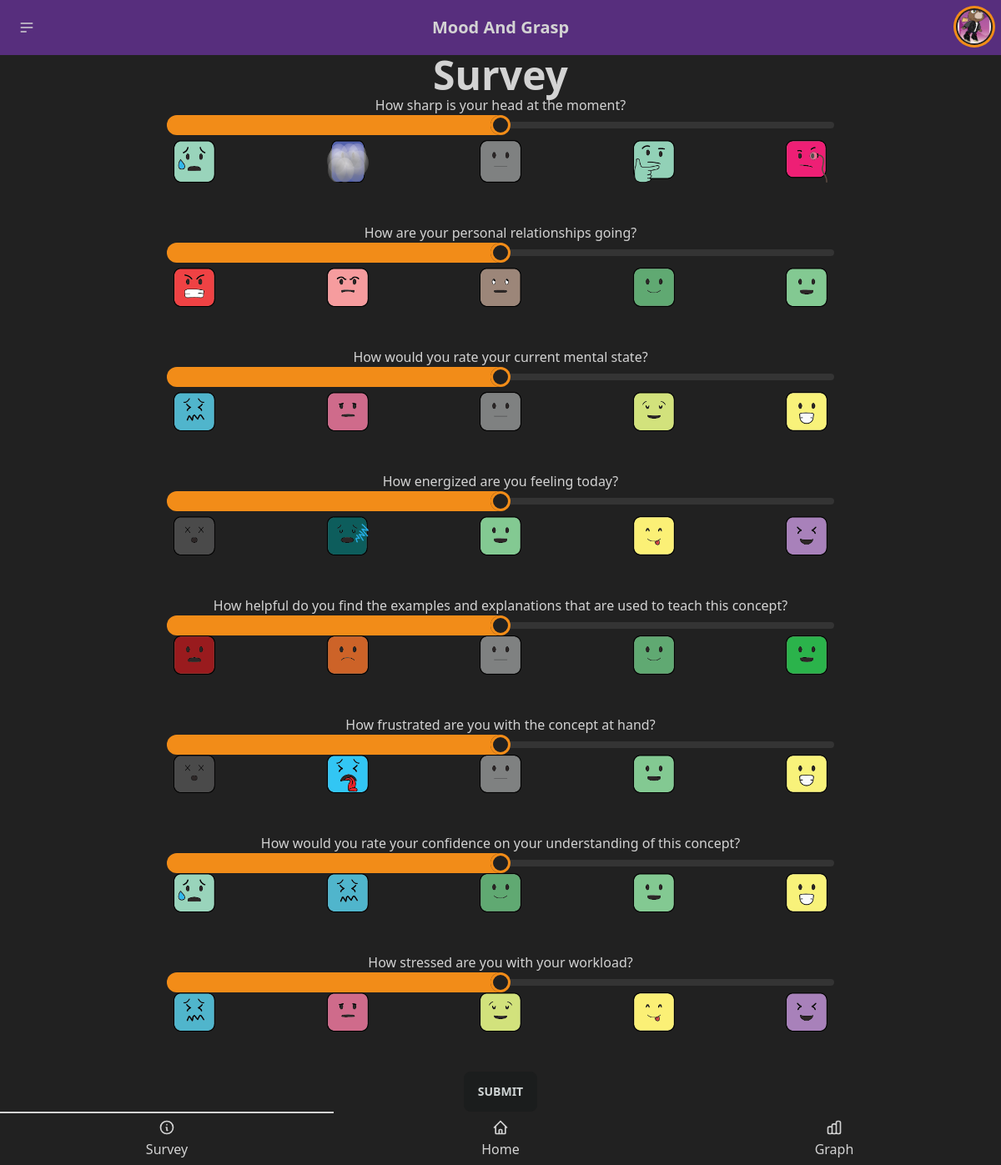
Page /survey/ (signed in) on the committed database.
### users/models.py (models this page shows, shortened)
class Profile(models.Model):
	user = models.OneToOneField(User, on_delete=models.CASCADE)
	image = models.ImageField(default='default.jpg', upload_to='profile_pics')
	is_teacher = models.BooleanField(default=False)
	THEMES = (
		('default', 'Default'),
        ('light', 'Light'),
        ('dark', 'Dark'),
        ('cupcake', 'Cupcake🧁'),
        ('bumblebee', 'Bumblebee🐝'),
		('emerald', 'Emerald🍀'),
		('mytheme', 'Robel😎'),
		('corporate', 'Corporate📊'),
		('synthwave', 'Synthwave🔉'),
		('valentine', 'Valentine❤️'),
		('halloween', 'Halloween🎃'),
		('forest', 'Forest🌲'),
		('luxury', 'Luxury💰'),
		('night', 'Night🌚'),
    )
	theme = models.CharField(max_length=15, choices=THEMES, default='default')

### chartjs/models.py (models this page shows, shortened)
class SurveyQuestion(models.Model):
    question = models.CharField(max_length=200, blank=True)
    mood_question = models.BooleanField(default=False)
    grasp_question = models.BooleanField(default=False)
    emoji_1 = models.CharField(max_length=100, default='chartjs/angry.png')
    emoji_2 = models.CharField(max_length=100, default='chartjs/conflict.png')
    emoji_3 = models.CharField(max_length=100, default='chartjs/meh.png')
    emoji_4 = models.CharField(max_length=100, default='chartjs/good.png')
    emoji_5 = models.CharField(max_length=100, default='chartjs/happy.png')

### chartjs/views.py (the view)
# urls.py: path('survey/', views.survey, name='survey'),
@login_required
def survey(request):
    student = Student.objects.all()
    mood_question = SurveyQuestion.objects.filter(mood_question=True).order_by("?")[:4]
    grasp_question = SurveyQuestion.objects.filter(grasp_question=True).order_by("?")[:4]
    context = {
        'mood_questions': mood_question,
        'grasp_questions': grasp_question,
        'student': student
    }
    return render(request, 'survey.html', context)

### theme/templates/survey.html (shortened to what this page needs)
{% extends 'base.html' %}
{% load static %}
{% block content %}
<h1 class="text-5xl font-bold text-center">Survey</h1>
  {% for question in mood_questions %}
<center>
  <div class="content-center">
  <label class="col-md-4 col-form-label">{{ question.question }}</label> <br />
     <input type="range" min="0" max="100" value="50" class="range range-primary w-8/12 " step="12.5" id="mood_{{ forloop.counter }}" onclick="sliderVal(value)" />
     <div class=" w-8/12 flex justify-between text-xs px-2">
        <img class="slider-image" src="{% static question.emoji_1 %}" width="50" height="50" data-position="1">
        <img class="slider-image" src="{% static question.emoji_2 %}" width="50" height="50" data-position="2">
        <img class="slider-image" src="{% static question.emoji_3 %}" width="50" height="50" data-position="3">
        <img class="slider-image" src="{% static question.emoji_4 %}" width="50" height="50" data-position="4">
        <img class="slider-image" src="{% static question.emoji_5 %}" width="50" height="50" data-position="5">
     </div>
    </div>
     <br />
     <br />
  {% endfor %}
  {% for question in grasp_questions %}
  <label class="col-md-4 col-form-label">{{ question.question }}</label> <br />
     <input type="range" min="0" max="100" value="50" class="range range-primary w-8/12 flex justify-center items-center" step="12.5" id="grasp_{{ forloop.counter }}" onclick="sliderVal(value)"/>
     <div class="w-8/12 flex justify-between text-xs px-2">
        <img class="slider-image" src="{% static question.emoji_1 %}" width="50" height="50" data-position="1">
        <img class="slider-image" src="{% static question.emoji_2 %}" width="50" height="50" data-position="2">
        <img class="slider-image" src="{% static question.emoji_3 %}" width="50" height="50" data-position="3">
        <img class="slider-image" src="{% static question.emoji_4 %}" width="50" height="50" data-position="4">
        <img class="slider-image" src="{% static question.emoji_5 %}" width="50" height="50" data-position="5">
     </div>
     <br />
     <br />
  {% endfor %}
</center>
  <button class="btn btn-outline-info" onclick="redirect()">Submit</button>
<div class="btm-nav sticky">
  <button class="active" onclick="location.href='{% url 'survey' %}'">
    <svg xmlns="http://www.w3.org/2000/svg" class="h-5 w-5" fill="none" viewBox="0 0 24 24" stroke="currentColor"><path stroke-linecap="round" stroke-linejoin="round" stroke-width="2" d="M13 16h-1v-4h-1m1-4h.01M21 12a9 9 0 11-18 0 9 9 0 0118 0z" /></svg>
    <span class="btm-nav-label">Survey</span>
  </button>
  <button onclick="location.href='{% url 'classroom' %}'" >
    <span class="btm-nav-label">Home</span>
  </button>
  <button onclick="location.href='{% url 'graph' %}'">
    <span class="btm-nav-label">Graph</span>
  </button>
</div>
{% endblock content %}

### theme/templates/base.html (shortened to what this page needs)
{% load static tailwind_tags %}
<!DOCTYPE html>
{% if user.is_authenticated and user.profile.theme != 'default' %}
<html lang="en" data-theme="{{ user.profile.theme }}">
{% else %}
<html lang="en">
{% endif %}
	<head>
		{% tailwind_css %}
	</head>
	{% if user.profile.theme == "emerald" %}
	<div class="navbar bg-primary-focus">
	{% elif user.profile.theme == "valentine"%}
	<div class="navbar bg-primary">
	{% else %}
	<div class="navbar bg-secondary-focus">
	{% endif%}
		<div class="navbar-start">
			<div class="dropdown">
			  <label tabindex="0" class="btn btn-ghost btn-circle">
				<svg xmlns="http://www.w3.org/2000/svg" class="h-5 w-5" fill="none" viewBox="0 0 24 24" stroke="currentColor"><path stroke-linecap="round" stroke-linejoin="round" stroke-width="2" d="M4 6h16M4 12h16M4 18h7" /></svg>
			  </label>
			</div>
		  </div>
		<div class="navbar-center">
			<a class="btn btn-ghost normal-case text-xl" href="{% url 'front_page' %}">Mood And Grasp</a>
		</div>
		<div class="navbar-end">
		  <div class="dropdown dropdown-end">
			<label tabindex="0" class="btn btn-ghost btn-circle avatar">
			  <div class="w-10 rounded-full ring ring-primary ring-offset-base-100 ring-offset-2">
				{% if user.is_authenticated %}
				<img src="{{ user.profile.image.url }}" />
				{% else %}
				<img src="/media/logo.png" />
				{% endif %}
			  </div>
			</label>
		  </div>
		</div>
	  </div>
	{% block content %}{% endblock %}
</html>

### rows in the picture
SurveyQuestion: question "How sharp is your head at the moment?", emoji_1 (picture), emoji_2 (picture), emoji_3 (picture), emoji_4 (picture), emoji_5 (picture)
SurveyQuestion: question "How are your personal relationships going?", emoji_1 (picture), emoji_2 (picture), emoji_3 (picture), emoji_4 (picture), emoji_5 (picture)
SurveyQuestion: question "How would you rate your current mental state?", emoji_1 (picture), emoji_2 (picture), emoji_3 (picture), emoji_4 (picture), emoji_5 (picture)
SurveyQuestion: question "How energized are you feeling today?", emoji_1 (picture), emoji_2 (picture), emoji_3 (picture), emoji_4 (picture), emoji_5 (picture)
SurveyQuestion: question "How helpful do you find the examples and explanations that are used to teach this concept?", emoji_1 (picture), emoji_2 (picture), emoji_3 (picture), emoji_4 (picture), emoji_5 (picture)
SurveyQuestion: question "How frustrated are you with the concept at hand?", emoji_1 (picture), emoji_2 (picture), emoji_3 (picture), emoji_4 (picture), emoji_5 (picture)
SurveyQuestion: question "How would you rate your confidence on your understanding of this concept?", emoji_1 (picture), emoji_2 (picture), emoji_3 (picture), emoji_4 (picture), emoji_5 (picture)
SurveyQuestion: question "How stressed are you with your workload?", emoji_1 (picture), emoji_2 (picture), emoji_3 (picture), emoji_4 (picture), emoji_5 (picture)
